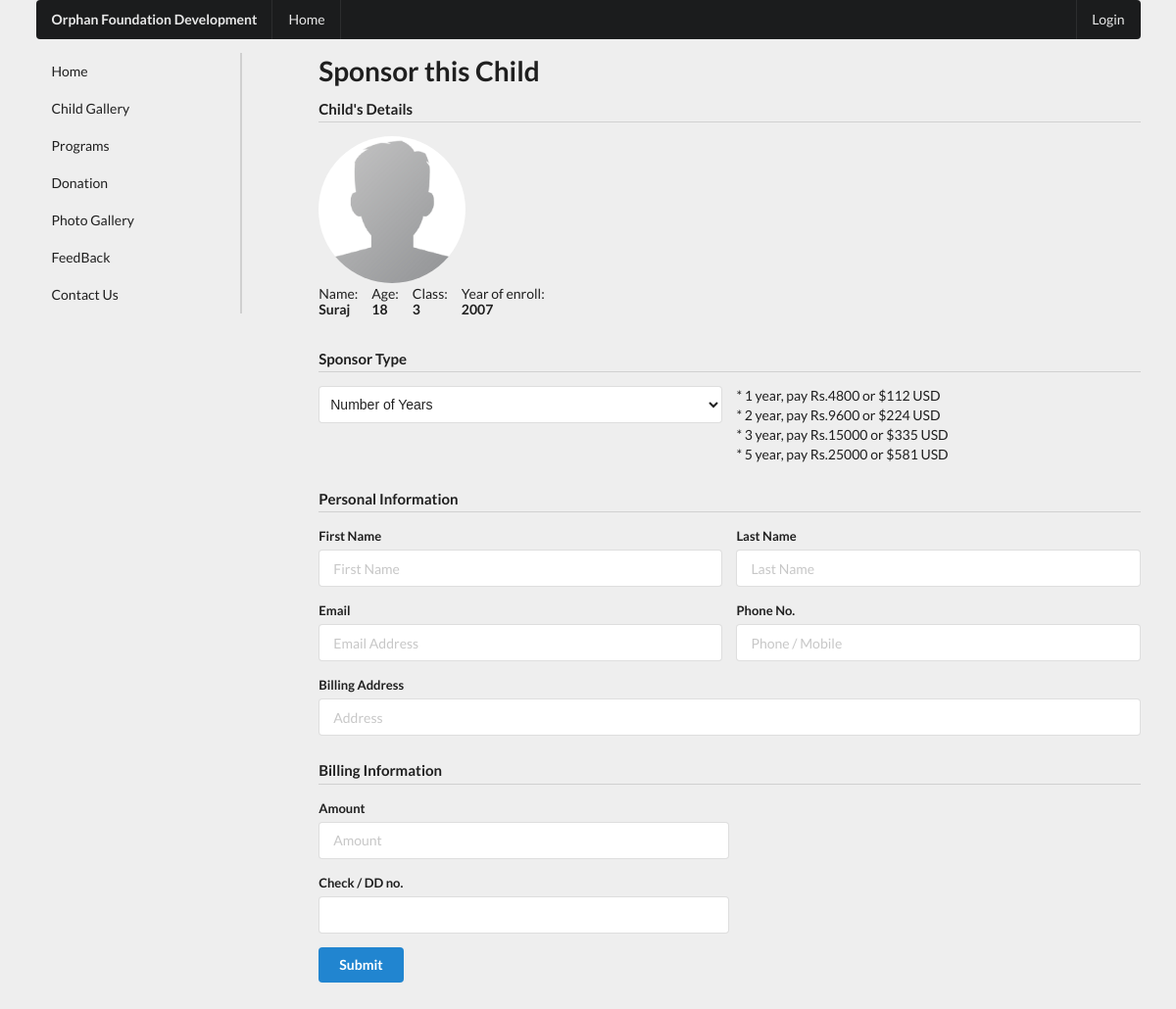
Page /sponsor-children.php?cid=8 on the committed database.
### tables this page shows
CREATE TABLE `children` (
  `cid` int(50) NOT NULL,
  `cname` varchar(30) NOT NULL,
  `cdob` date NOT NULL,
  `cyoe` year(4) NOT NULL,
  `cclass` int(3) NOT NULL,
  `cstory` text NOT NULL,
  `cphoto` text NOT NULL,
  `sponsored` tinyint(1) NOT NULL
);

### sponsor-children.php (the view, shortened to what this page needs)
<?php include './components/header.php'; ?>
    <div class="ui container">
        <?php include './components/top-menu.php'; ?>
        <div class="ui grid">
            <?php include './components/side-menu.php'; ?>
            <div class="twelve wide column">
                <h1>Sponsor this Child</h1>
                <form action="<?php $_PHP_SELF ?>" method="post" class="ui form">
                    <h4 class="ui dividing header">Child's Details</h4>
                    <img class="ui small top aligned circular image" src="img/defaultimg.png">
                    <?php
                        if(isset($_GET['cid'])) {
                            $cid = $_GET['cid'];
                        } else {
                            $unsponsored_page = './child-gallery-sponsored.php';
                            header('Location: ' . $unsponsored_page);
                        }
                        $sql = "SELECT cid, cname, cdob, cyoe, cclass FROM children WHERE cid='$cid'";
                        $result = $conn->query($sql);
                        if ($result->num_rows > 0) {
                            while($row = $result->fetch_assoc()) {
                                $dob = $row["cdob"];
                                $age = (date('Y') - date('Y',strtotime($dob)));
                    ?>
                    <span>
                        <div class="description">
                            <div class="ui horizontal list">
                                <div class="item">
                                    <div class="content">
                                        <div>Name:</div> <strong><?php echo $row["cname"]; ?></strong>
                                    </div>
                                </div>
                                <div class="item">
                                    <div class="content">
                                        <div>Age:</div> <strong><?php echo $age; ?></strong>
                                    </div>
                                </div>
                                <div class="item">
                                    <div class="content">
                                    <div>Class:</div> <strong><?php echo $row["cclass"]; ?></strong>
                                    </div>
                                </div>
                                <div class="item">
                                    <div class="content">
                                    <div>Year of enroll:</div> <strong><?php echo $row["cyoe"]; ?></strong>
                                    </div>
                                </div>
                            </div>
                        </div>
                    </span>
                    <?php
                            }
                        }
                    ?>
                    <h4 class="ui dividing header">Sponsor Type</h4>
                    <div class="two fields">
                        <div class="field">
                            <select name="noofyear" class="ui fluid dropdown" required>
                                <option value="">Number of Years</option>
                            </select>
                        </div>
                        <div class="field">
                            * 1 year, pay Rs.4800   or $112 USD <br>
                            * 2 year, pay Rs.9600   or $224 USD <br>
                            * 3 year, pay Rs.15000  or $335 USD <br>
                            * 5 year, pay Rs.25000  or $581 USD <br>
                        </div>
                    </div>
                    <h4 class="ui dividing header">Personal Information</h4>
                    <div class="fields">
                        <div class="eight wide field">
                            <label>First Name</label>
                            <input type="text" name="firstname" placeholder="First Name" required>
                        </div>
                        <div class="eight wide field">
                            <label>Last Name</label>
                            <input type="text" name="lastname" placeholder="Last Name">
                        </div>
                    </div>
                    <div class="fields">
                        <div class="eight wide field">
                            <label>Email</label>
                            <input type="email" name="email" placeholder="Email Address" required>
                        </div>
                        <div class="eight wide field">
                            <label>Phone No.</label>
                            <input type="tel" name="phone" placeholder="Phone / Mobile" required>
                        </div>
                    </div>
                    <div class="field">
                        <label>Billing Address</label>
                        <div class="field">
                        <div class="sixteen wide field">
                            <input type="text" name="address" placeholder="Address" required>
                        </div>
                        </div>
                    </div>
                    <h4 class="ui dividing header">Billing Information</h4>
                    <div class="field">
                        <div class="eight wide field">
                        <label>Amount</label>
                        <input type="number" name="amount" min="1" maxlength="16" placeholder="Amount" required>
                        </div>
                    </div>
                    <div class="field">
                        <div class="eight wide field">
                            <label>Check / DD no.</label>
                            <input type="text" name="checkno" required>
                        </div>
                    </div>
                    <button name="submit" class="ui primary button" tabindex="0">Submit</button>
                </form>
            </div>
            <span class="p-20"></span>
        </div>
    </div>
<?php include './components/footer.php'; ?>

### css/main.css (style rules this page uses)
.p-20 { padding: 200px; }

### rows in the picture
children: cname "Suraj", cdob "18", cclass "3", cyoe "2007"
